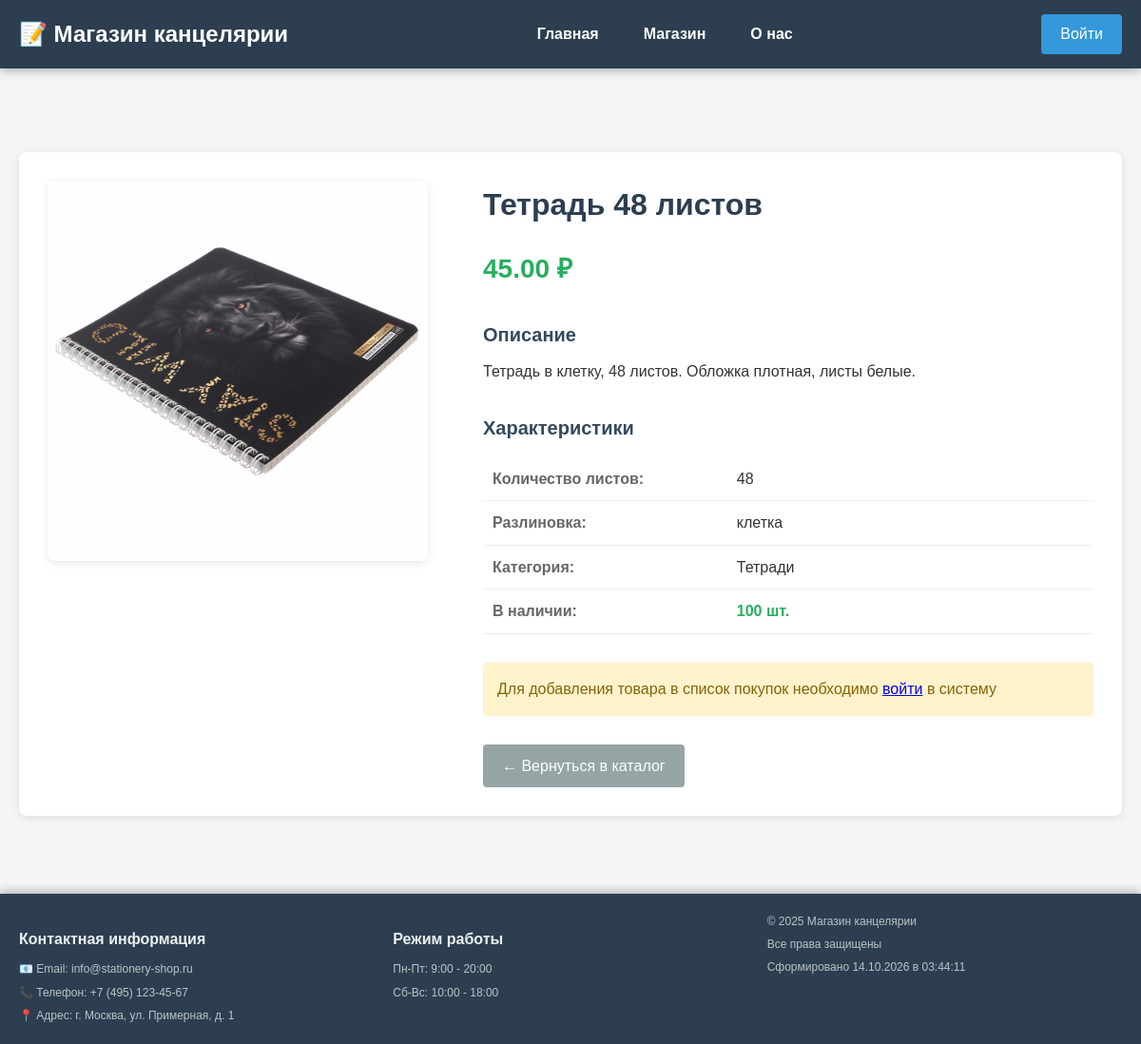
The page /product.php?id=4 on the database its author committed.
### tables this page shows
CREATE TABLE IF NOT EXISTS products (
    id INT AUTO_INCREMENT PRIMARY KEY,
    name VARCHAR(200) NOT NULL,
    description TEXT,
    price DECIMAL(10, 2) NOT NULL,
    image VARCHAR(255),
    category VARCHAR(100),
    characteristics TEXT,
    quantity INT DEFAULT 0,
    created_at TIMESTAMP DEFAULT CURRENT_TIMESTAMP
);

### src/product.php (the view, shortened to what this page needs)
<?php
include 'header.php';
$product_id = intval($_GET['id']);
$stmt = $mysql->prepare("SELECT * FROM products WHERE id = ?");
$stmt->bind_param("i", $product_id);
$stmt->execute();
$result = $stmt->get_result();
$product = $result->fetch_assoc();
$characteristics = [];
if (!empty($product['characteristics'])) {
    $chars = explode(', ', $product['characteristics']);
    foreach ($chars as $char) {
        $parts = explode(': ', $char);
        if (count($parts) == 2) {
            $characteristics[$parts[0]] = $parts[1];
        }
    }
}
?>
<div class="main-content">
    <div class="product-detail-container">
        <div class="product-detail-image">
            <img src="images/<?php echo htmlspecialchars($product['image']); ?>"
                 alt="<?php echo htmlspecialchars($product['name']); ?>"
                 onerror="this.src='images/no-image.jpg'">
        </div>
        <div class="product-detail-info">
            <h1><?php echo htmlspecialchars($product['name']); ?></h1>
            <div class="product-price-large">
                <strong><?php echo number_format($product['price'], 2, '.', ' '); ?> ₽</strong>
            </div>
            <div class="product-description-full">
                <h3>Описание</h3>
                <p><?php echo nl2br(htmlspecialchars($product['description'])); ?></p>
            </div>
            <div class="product-characteristics">
                <h3>Характеристики</h3>
                <table class="characteristics-table">
                    <?php if (!empty($characteristics)): ?>
                        <?php foreach ($characteristics as $key => $value): ?>
                            <tr>
                                <td><strong><?php echo htmlspecialchars($key); ?>:</strong></td>
                                <td><?php echo htmlspecialchars($value); ?></td>
                            </tr>
                        <?php endforeach; ?>
                    <?php else: ?>
                        <tr>
                            <td colspan="2">Характеристики не указаны</td>
                        </tr>
                    <?php endif; ?>
                    <tr>
                        <td><strong>Категория:</strong></td>
                        <td><?php echo htmlspecialchars($product['category']); ?></td>
                    </tr>
                    <tr>
                        <td><strong>В наличии:</strong></td>
                        <td>
                            <?php if ($product['quantity'] > 0): ?>
                                <span class="in-stock"><?php echo $product['quantity']; ?> шт.</span>
                            <?php else: ?>
                                <span class="out-of-stock">Нет в наличии</span>
                            <?php endif; ?>
                        </td>
                    </tr>
                </table>
            </div>
            <?php if (isset($_SESSION['user_id']) && $product['quantity'] > 0): ?>
                <div class="add-to-cart-section">
                    <button onclick="addToCart(<?php echo $product['id']; ?>)" class="add-to-cart-btn">
                        Добавить в список покупок
                    </button>
                </div>
            <?php elseif (!isset($_SESSION['user_id'])): ?>
                <div class="login-required">
                    <p>Для добавления товара в список покупок необходимо <a href="login.php">войти</a> в систему</p>
                </div>
            <?php endif; ?>
            <div class="back-to-shop">
                <a href="shop.php" class="back-btn">← Вернуться в каталог</a>
            </div>
        </div>
    </div>
</div>
<?php include 'footer.php'; ?>

### src/style.css (style rules this page uses)
* { box-sizing: border-box; margin: 0; padding: 0; }
body { font-family: Arial, sans-serif; background: #f5f5f5; color: #333; line-height: 1.6; padding-top: 120px; padding-bottom: 200px; }
.main-content { max-width: 1200px; margin: 0 auto; padding: 20px; }
h3 { color: #34495e; margin: 20px 0 10px; font-size: 20px; }
.product-detail-container { display: grid; grid-template-columns: 1fr 1.5fr; gap: 30px; background: #fff; padding: 30px; border-radius: 8px; box-shadow: 0 2px 8px rgba(0, 0, 0, 0.1); margin: 20px 0; }
.product-detail-image { width: 100%; }
.product-detail-image img { width: 100%; max-width: 400px; height: auto; border-radius: 8px; box-shadow: 0 2px 8px rgba(0, 0, 0, 0.1); }
.product-detail-info h1 { color: #2c3e50; margin: 0 0 20px 0; font-size: 32px; }
.product-price-large { font-size: 28px; color: #27ae60; font-weight: bold; margin: 20px 0; }
.product-description-full { margin: 30px 0; }
.product-characteristics { margin: 30px 0; }
.characteristics-table { width: 100%; border-collapse: collapse; margin-top: 15px; }
.characteristics-table td { padding: 10px; border-bottom: 1px solid #eee; }
.characteristics-table td:first-child { width: 40%; color: #666; }
.in-stock { color: #27ae60; font-weight: bold; }
.login-required { margin: 20px 0; padding: 15px; background: #fff3cd; border-radius: 4px; color: #856404; }
.back-to-shop { margin-top: 30px; }
.back-btn { display: inline-block; background: #95a5a6; color: white; padding: 10px 20px; text-decoration: none; border-radius: 4px; transition: background 0.3s ease; }

### rows shown on the page
products: image (picture), name "Тетрадь 48 листов", price "45.00", description "Тетрадь в клетку, 48 листов. Обложка плотная, листы белые.", category "Тетради", quantity "100"

### other values the page prints
$key "Количество листов"
$value "48"
$key "Разлиновка"
$value "клетка"
